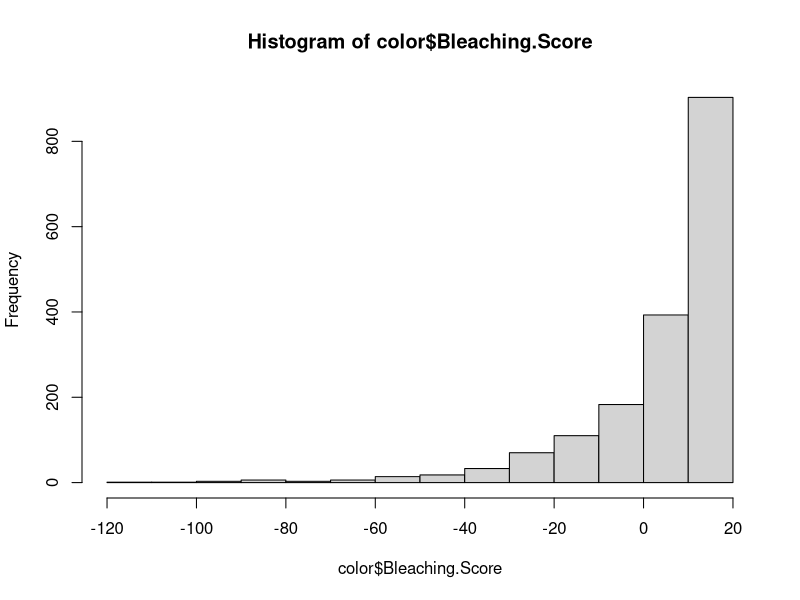
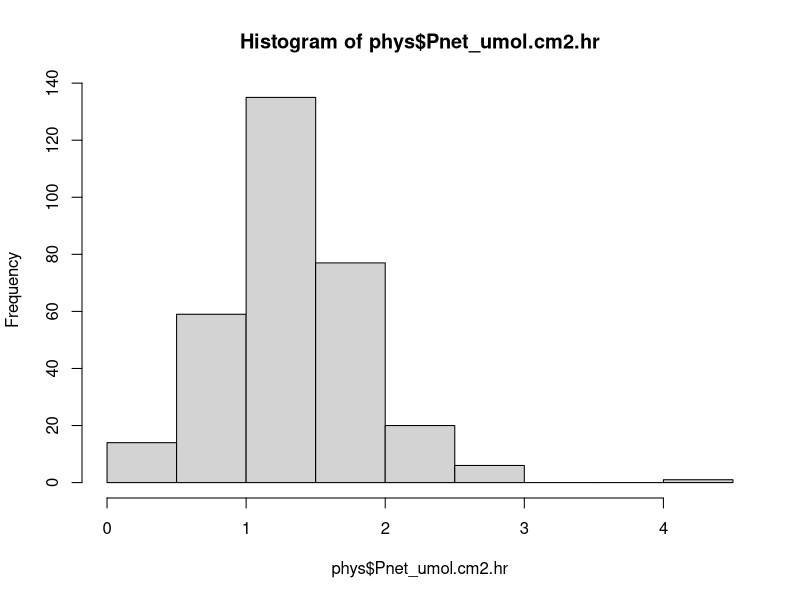
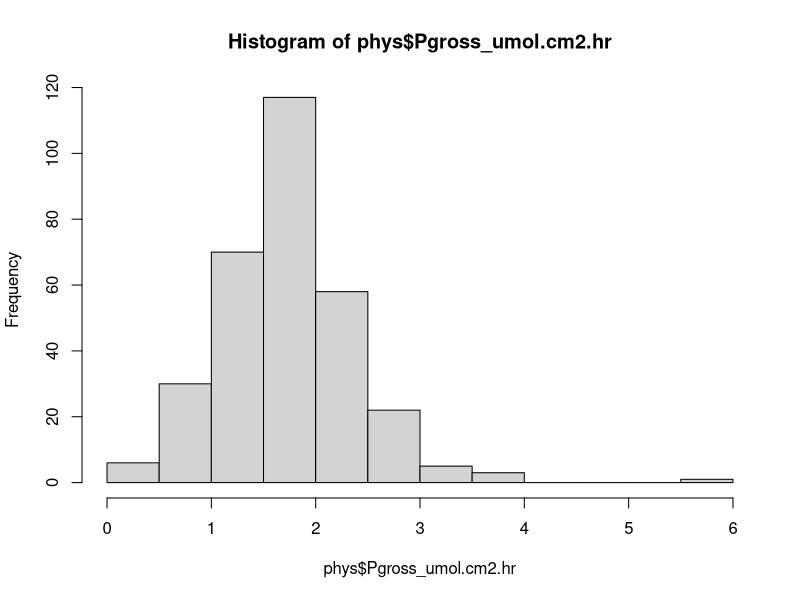
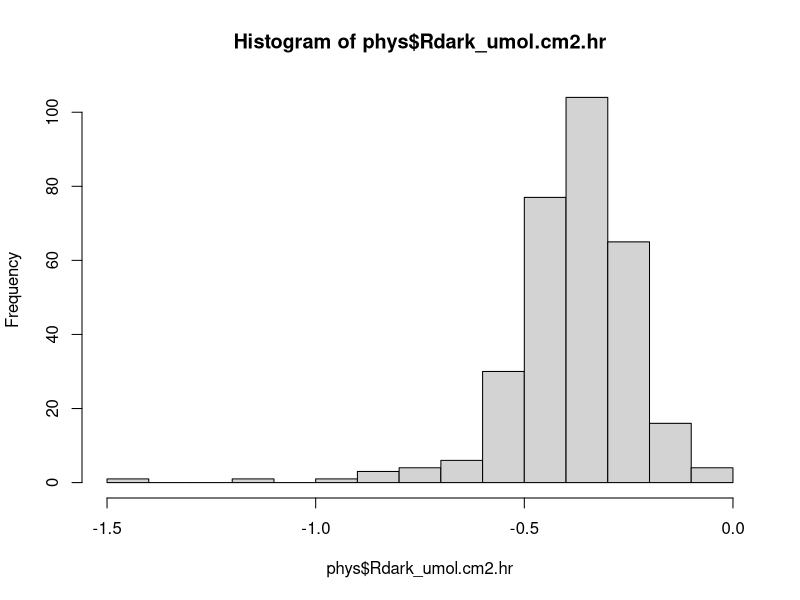
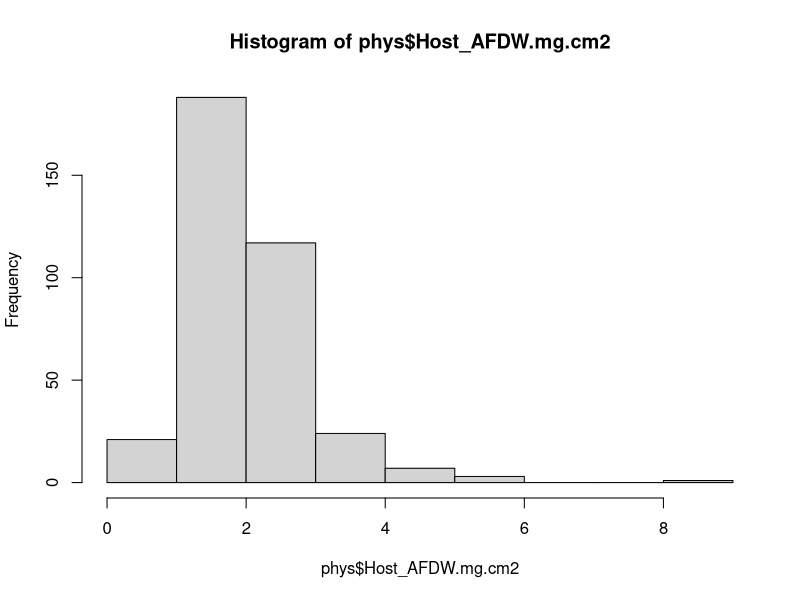
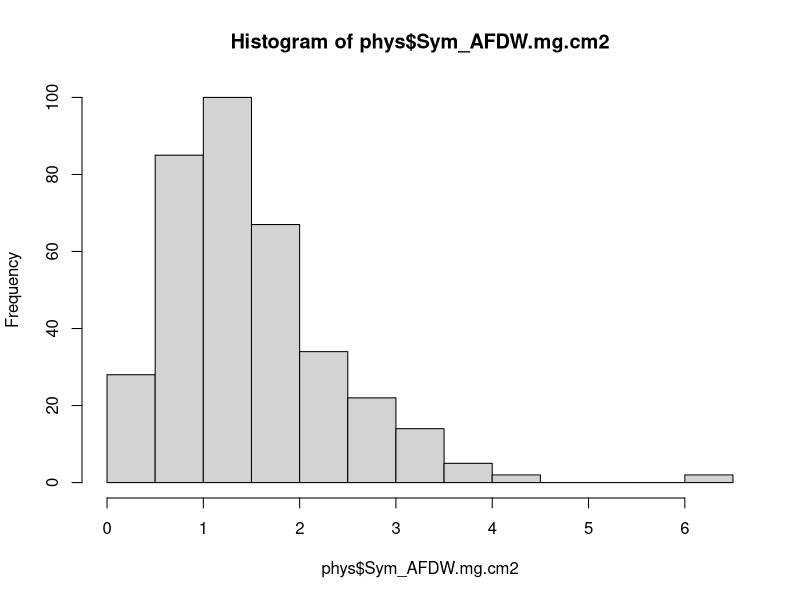
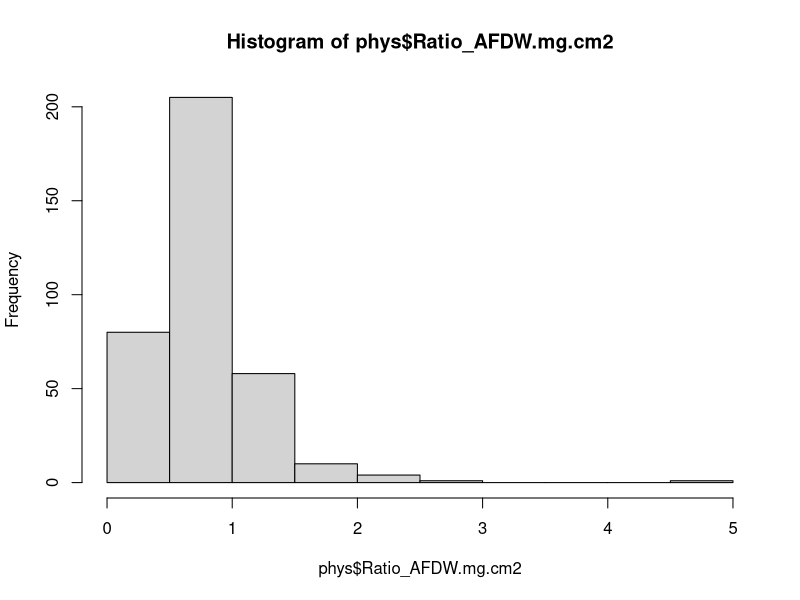
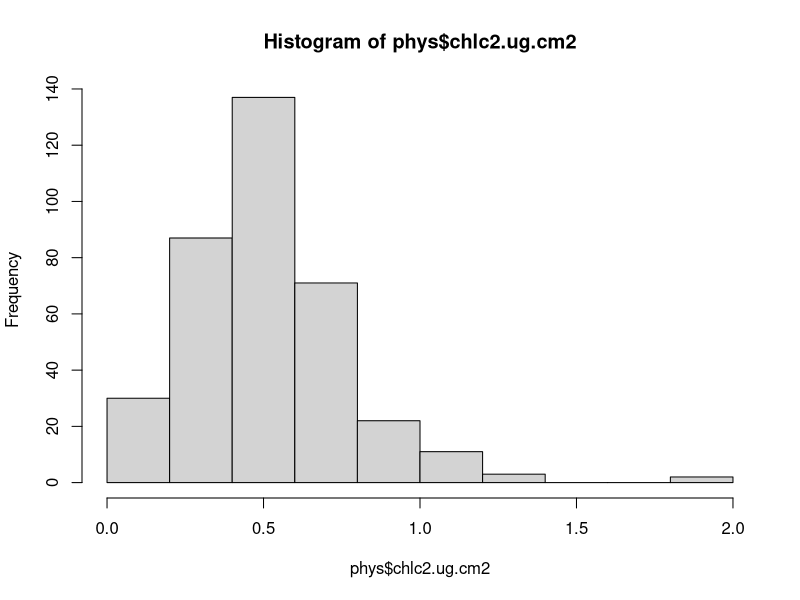

Write the R code that produced these figures, in order. (Note: this script raises an error after producing the figures.)
## ---- chunk 1
knitr::opts_chunk$set(echo = TRUE)
## ---- chunk 2
rm(list=ls()) 
## ---- chunk 3
library(ggplot2)
library(plyr)
library(dplyr)
library(stats)
## ---- chunk 4
phys <- read.csv("Output/results_physiology.csv")
color <- read.csv("Output/results_colorscore.csv")
growth <- read.csv("Output/results_growth.csv")
## ---- chunk 5
hist(color$Bleaching.Score) #not normal; heavily negatively skewed
hist(phys$Pnet_umol.cm2.hr); hist(phys$Pgross_umol.cm2.hr); hist(phys$Rdark_umol.cm2.hr)
hist(phys$Host_AFDW.mg.cm2); hist(phys$Sym_AFDW.mg.cm2); hist(phys$Ratio_AFDW.mg.cm2)
hist(phys$chlc2.ug.cm2)
hist(phys$prot_mg.cm2); hist(phys$cre.umol.mgprot)
## ---- chunk 6
## Physiology 
phys.mad <- phys %>% select(-chla.ug.cm2) %>% gather("Response", "Response.Value", 10:18) %>%
  group_by(Species, Treatment, Timepoint, Response) %>%
  mutate(mad = mad(Response.Value, center = median(Response.Value), constant = 1.4826, na.rm = FALSE, low = FALSE, high = FALSE)) %>%
  mutate(cv = (mad/mean(Response.Value)*100)) %>%
  #gather("Measurement", "Value", 13:14) %>%
  mutate(Species = case_when(
    Species == "Mcapitata" ~ "Montipora capitata",
    Species == "Pacuta" ~ "Pocillopora acuta"
  ))
  
phys.mad$Timepoint <- factor(phys.mad$Timepoint, levels=c("Day 1","Day 2","1 week","2 week","4 week","6 week","8 week", "12 week", "16 week"))
ggplot(phys.mad, aes(x=Treatment, y=Value, color=Treatment)) + geom_boxplot() + facet_grid(Response~Measurement) + theme_bw()


## Color Score 
color.mad <- color %>% group_by(Species, Treatment, Blch.Time) %>%
  mutate(mad = mad(Bleaching.Score, center = median(Bleaching.Score), constant = 1.4826, na.rm = FALSE, low = FALSE, high = FALSE)) %>%
  mutate(cv = (mad/mean(Bleaching.Score)*100)) %>%
  mutate(Species = case_when(
    Species == "Mcapitata" ~ "Montipora capitata",
    Species == "Pacuta" ~ "Pocillopora acuta"
  ))

color.mad$Timepoint <- factor(color.mad$Timepoint, levels = c("Week1", "Week2", "Week3", "Week4", "Week5", "Week6", "Week7", "Week8", "Week9", "Week10", "Week11", "Week12", "Week13", "Week14", "Week15", "Week16"))

## Growth 
growth.mad <- growth %>% group_by(Species, Treatment, Growth.Time) %>%
  mutate(mad = mad(Growth.Rate, center = median(Growth.Rate), constant = 1.4826, na.rm = FALSE, low = FALSE, high = FALSE)) %>%
  mutate(cv = (mad/mean(Growth.Rate)*100)) %>%
  mutate(Species = case_when(
    Species == "Mcapitata" ~ "Montipora capitata",
    Species == "Pacuta" ~ "Pocillopora acuta"
  ))

growth.mad$Timepoint <- factor(growth.mad$Timepoint, levels = c("Week1", "Week2", "Week4", "Week6", "Week8", "Week10", "Week12", "Week14", "Week16"))
## ---- chunk 7
## Resp 
resp.mad <- phys.mad %>% subset(Response == "Pnet_umol.cm2.hr" | Response == "Pgross_umol.cm2.hr" | Response == "Rdark_umol.cm2.hr") %>% na.omit()

Resp.MAD <- ggplot(resp.mad, aes(x=Timepoint, y = mad, group = Treatment, color = Treatment)) +
  geom_line() + geom_point() +
  facet_grid(Response ~ Species, scales = "free") +
  scale_color_manual(values = cols) + 
  xlab("Timepoint") + ylab("Median Absolute Deviation") +
  theme_classic() + 
  theme(legend.position = "left") +
  #geom_vline(xintercept = c(7.8), colour="black", linetype="dotted") +
  theme(plot.title = element_text(face = 'bold.italic', size = 12, hjust = 0)) + 
  theme(axis.text.x = element_text(angle = 60, vjust = 1.2, hjust = 1.3)) + #Set the text angle
  theme(panel.border = element_blank(),
  panel.grid.major = element_blank(),
  panel.grid.minor = element_blank(),
  # Change axis line
  axis.line = element_line(colour = "black")); Resp.MAD
  
ggsave(file="Output/Final_Figures/MAD-Resp.png", Resp.MAD, width = 11, height = 6, units = c("in"))
## ---- chunk 8
## Chl
chl.mad <- phys.mad %>% subset(Response == "chlc2.ug.cm2") %>% na.omit()

CHLMAD <- ggplot(chl.mad, aes(x=Timepoint, y = mad, group = Treatment, color = Treatment)) +
  geom_line() + geom_point() +
  facet_grid(~ Species, scales = "free") +
  scale_color_manual(values = cols) + 
  xlab("Timepoint") + ylab("Median Absolute Deviation") + ggtitle("Chlorophyll c2 Content") +
  theme_classic() + 
  theme(legend.position = "left") +
  geom_vline(xintercept = c(7.2), colour="black", linetype="dotted") +
  theme(plot.title = element_text(face = 'bold.italic', size = 12, hjust = 0)) + 
  theme(axis.text.x = element_text(angle = 60, vjust = 1.2, hjust = 1.3)) + #Set the text angle
  theme(panel.border = element_blank(),
  panel.grid.major = element_blank(),
  panel.grid.minor = element_blank(),
  axis.line = element_line(colour = "black")); CHLMAD

ggsave(file="Output/Final_Figures/MAD-Chl.png", CHLMAD, width = 11, height = 6, units = c("in"))
## ---- chunk 9
## TAC and Prot
Tac.prot.mad <- phys.mad %>% subset(Response == "cre.umol.mgprot" | Response == "prot_mg.cm2") %>% na.omit()

PROT.TAC.MAD <- ggplot(Tac.prot.mad, aes(x=Timepoint, y = mad, group = Treatment, color = Treatment)) +
  geom_line() + geom_point() +
  facet_grid(Response ~ Species, scales = "free") +
  scale_color_manual(values = cols) + 
  xlab("Timepoint") + ylab("Median Absolute Deviation") +
  theme_classic() + 
  theme(legend.position = "left") +
  geom_vline(xintercept = c(7.2), colour="black", linetype="dotted") +
  theme(plot.title = element_text(face = 'bold.italic', size = 12, hjust = 0)) + 
  theme(axis.text.x = element_text(angle = 60, vjust = 1.2, hjust = 1.3)) + #Set the text angle
  theme(panel.border = element_blank(),
  panel.grid.major = element_blank(),
  panel.grid.minor = element_blank(),
  axis.line = element_line(colour = "black")); PROT.TAC.MAD

ggsave(file="Output/Final_Figures/MAD-Prot-TAC.png", PROT.TAC.MAD, width = 11, height = 6, units = c("in"))
## ---- chunk 10
## AFDW 
AFDW.mad <- phys.mad %>% subset(Response == "Host_AFDW.mg.cm2" | Response == "Sym_AFDW.mg.cm2" | Response == "Ratio_AFDW.mg.cm2") %>% na.omit()

AFDW.MAD <- ggplot(AFDW.mad, aes(x=Timepoint, y = mad, group = Treatment, color = Treatment)) +
  geom_line() + geom_point() +
  facet_grid(Response ~ Species, scales = "free") +
  scale_color_manual(values = cols) + 
  xlab("Timepoint") + ylab("Median Absolute Deviation") +
  theme_classic() + 
  theme(legend.position = "left") +
  geom_vline(xintercept = c(7.2), colour="black", linetype="dotted") +
  theme(plot.title = element_text(face = 'bold.italic', size = 12, hjust = 0)) + 
  theme(axis.text.x = element_text(angle = 60, vjust = 1.2, hjust = 1.3)) + #Set the text angle
  theme(panel.border = element_blank(),
  panel.grid.major = element_blank(),
  panel.grid.minor = element_blank(),
  axis.line = element_line(colour = "black")); AFDW.MAD

ggsave(file="Output/Final_Figures/MAD-AFDW.png", PROT.TAC.MAD, width = 11, height = 6, units = c("in"))
